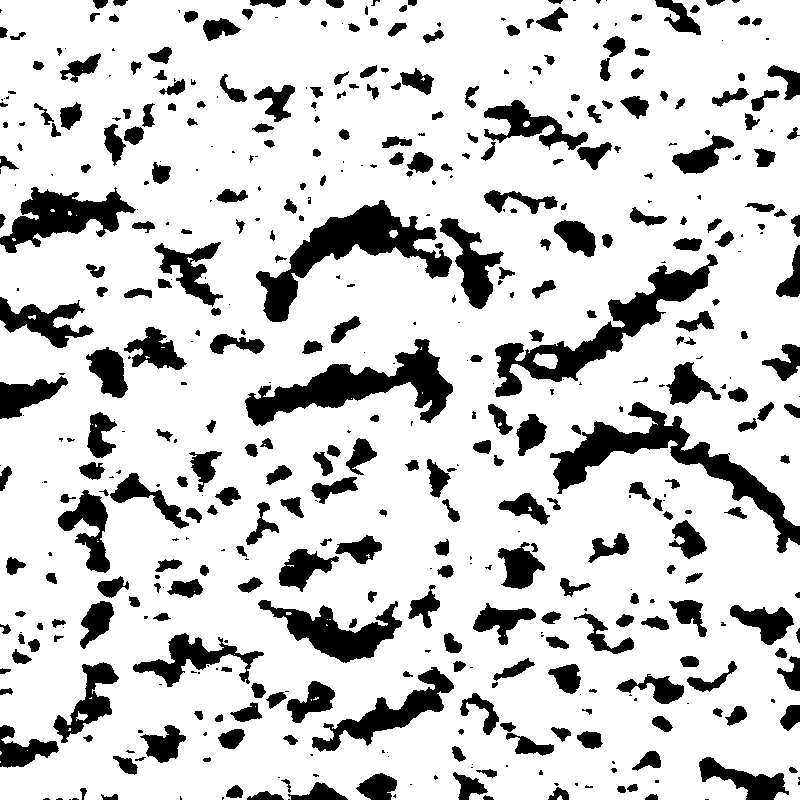
#> input picture scratch/img3924_crop_m11_ws101_k35_inv.png, 800 x 800 px, given in place of media__1782219053166.png, which was not available
$ python compare_refined_target.py
#> lines starting #> are read from the running program, lines starting #| are printed output that depends on the picture; after the words box and inside, x2 and y2 are one past the last pixel; in counts of white or black regions, pixels touching at a corner belong together; pictures that were not available may be replaced by others from this repository, and a replacement may not be noted
import cv2
import numpy as np

target = cv2.imread(r"C:\Users\nanda_4h6zihz\.gemini\antigravity-ide\brain\9bb206b2-f39c-4a1f-befa-83279631baab\media__1782219053166.png", cv2.IMREAD_GRAYSCALE)
#> target: shape (800, 800); 80.8% white; 510 black regions (180 under 20 px), largest, box (x1, y1, x2, y2) and area: (550, 402, 800, 553) 7164, (256, 200, 452, 322) 6854, (245, 339, 453, 426) 6540
_, target_bin = cv2.threshold(target, 127, 255, cv2.THRESH_BINARY)
H_t, W_t = target.shape
#> H_t = 800; W_t = 800

img = cv2.imread("scratch/segmental_clean_output.png", cv2.IMREAD_GRAYSCALE)
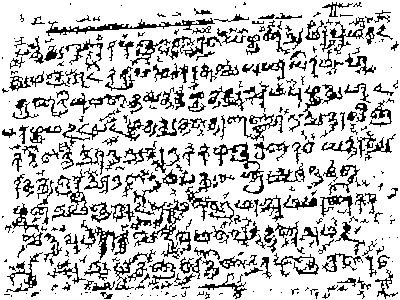
#> input picture scratch/segmental_clean_output.png, 400 x 300 px, found by its file name
#> img: shape (300, 400); 78.1% white; black in thin lines or dots

for w in [509, 531, 581, 632]:
    img_r = cv2.resize(img, (w, H_t), interpolation=cv2.INTER_NEAREST)
    _, img_bin = cv2.threshold(img_r, 127, 255, cv2.THRESH_BINARY)

    max_sim = 0
    best_x = 0
    for x_offset in range(0, W_t - w + 1, 10):
        t_sub = target_bin[:, x_offset:x_offset+w]
        match = np.sum(img_bin == t_sub)
        sim = match / t_sub.size
        if sim > max_sim:
            max_sim = sim
            best_x = x_offset
    print(f"Width: {w} | Max similarity: {max_sim:.4f} | Offset: {best_x}")
#> this loop made 4 passes
#> pass 1, `img_r = cv2.resize(img, (w, H_t), interpolation=cv2.INTER_NEAREST)`:
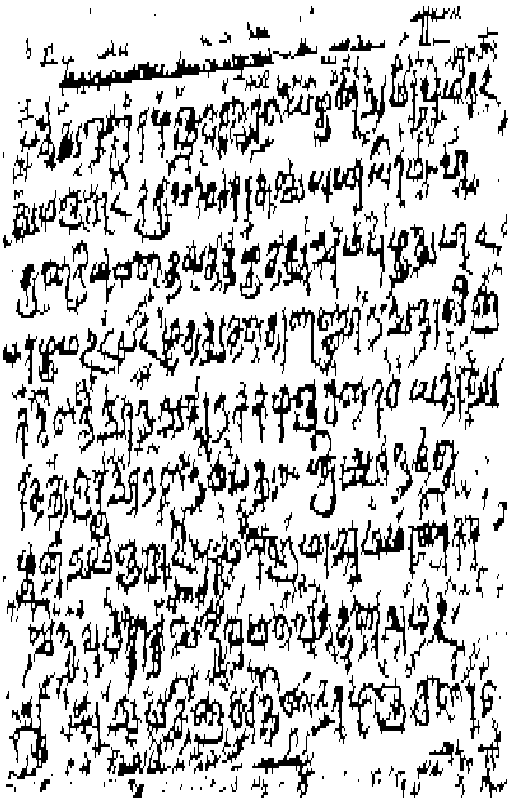
#> img_r: shape (800, 509); 78.1% white; 356 black regions (41 under 20 px), largest, box (x1, y1, x2, y2) and area: (59, 48, 274, 96) 2324, (170, 531, 241, 691) 2307, (272, 379, 336, 518) 1888
#> pass 2, `img_r = cv2.resize(img, (w, H_t), interpolation=cv2.INTER_NEAREST)`:
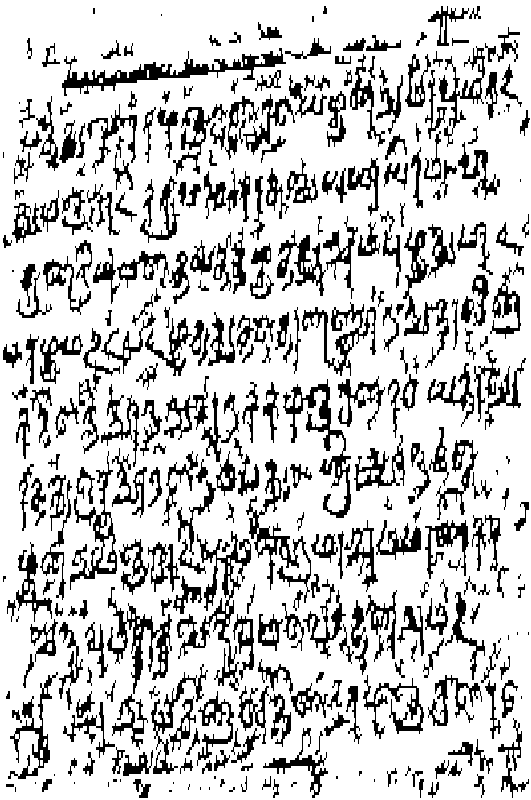
#> img_r: shape (800, 531); 78.1% white; 356 black regions (40 under 20 px), largest, box (x1, y1, x2, y2) and area: (62, 48, 286, 96) 2443, (177, 531, 251, 691) 2407, (283, 379, 351, 518) 1971
#> pass 3, `img_r = cv2.resize(img, (w, H_t), interpolation=cv2.INTER_NEAREST)`:
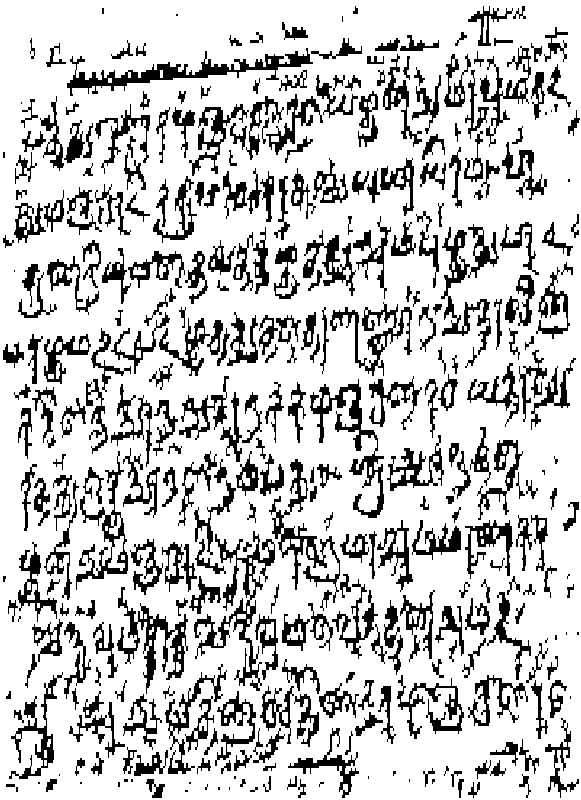
#> img_r: shape (800, 581); 78.1% white; 356 black regions (39 under 20 px), largest, box (x1, y1, x2, y2) and area: (67, 48, 313, 96) 2658, (194, 531, 275, 691) 2606, (310, 379, 384, 518) 2160
#> after the loop:
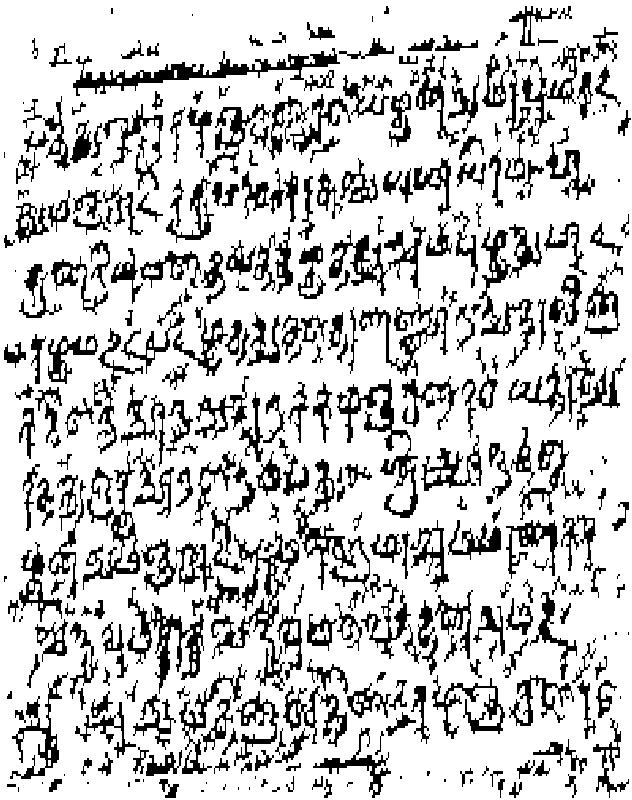
#> img_r: shape (800, 632); 78.1% white; 356 black regions (38 under 20 px), largest, box (x1, y1, x2, y2) and area: (73, 48, 340, 96) 2913, (211, 531, 299, 691) 2861, (337, 379, 418, 518) 2326
